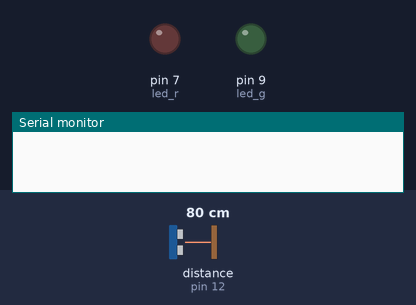
A sketch run on a simulated Arduino Uno, built with avr-gcc and run on an emulated ATmega328P. Shown: output pins drawn as LEDs (lit = HIGH), the last lines printed to the serial monitor. Wiring (inferred from the names in the program): ultrasonic range finder: trigger pin 13; echo pin 12. The inputs (shaded band) are chosen by the test bench; at power-on: distance to the obstacle (sensor on pin 12) 80 cm. The echo pulse lasts 58.3 µs per cm; pins used as bus, display or sensor lines are not drawn.

Above: at 0.5 s.
At 1.5 s:
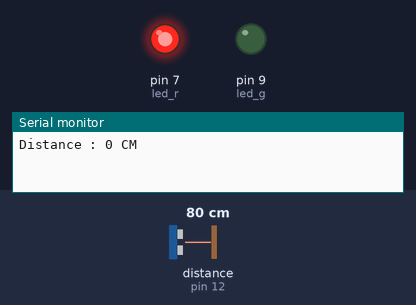
At 3.5 s:
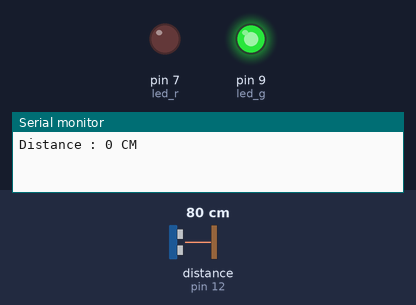
Timing chart, 0 to 6.5 s (numbered marks = the images above):
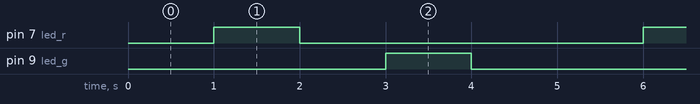

The sketch:

UltrasonicSensor.ino
```cpp
// 초음파 센서를 이용한 거리 측정 및 LED 점멸 (Arduino)

#define TRIG 13 // TRIG 판
#define ECHO 12 // ECHO 판

int led_r = 7;
int led_g = 9;

void setup()
{
  Serial.begin(9600);
  pinMode(led_r, OUTPUT);
  pinMode(led_g, OUTPUT);
  pinMode(TRIG, OUTPUT);
  pinMode(ECHO, OUTPUT);
}

void loop()
{
  long duration, distance;

  digitalWrite(TRIG, LOW);
  delayMicroseconds(2); // delay(2)
  digitalWrite(TRIG, HIGH);
  delayMicroseconds(10); //10 마이크로초 동안 HIGH 유지 (초음파 발사)
  digitalWrite(TRIG, LOW);

   // 초음파가 물체에 반사되어 돌아오는 시간 측정
  duration = pulseIn(ECHO, HIGH); // 343mls

  // 거리 계산 (음속 343m/s = 34300cm/s -> 1us당 0.0343cm 이동)
  distance = duration * 17 / 1000;

  // 시리얼 모니터에 거리 출력
  Serial.print("\nDistance : ");
  Serial.print(distance);
  Serial.println(" CM");

  digitalWrite(led_r, HIGH);
  delay(1000); // Wait for 1000 millisecond(s)
  digitalWrite(led_r, LOW);
  delay(1000); // Wait for 1000 millisecond(s)
  digitalWrite(led_g, HIGH);
  delay(1000); // Wait for 1000 millisecond(s)
  digitalWrite(led_g, LOW);
  delay(1000); // Wait for 1000 millisecond(s)
}
```

Measured:
- by itself, pin 7 (led_r), pin 9 (led_g): alternates HIGH for 1.0 s and LOW for 4.0 s
- by itself, everything shown: repeats every 5.0 s, in 4 steps
